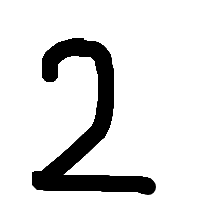
#> input picture 0122/2.png, 200 x 200 px, found by its file name
$ python predict_digit.py
#> lines starting #> are read from the running program, lines starting #| are printed output that depends on the picture
from sklearn import datasets, svm
from matplotlib import pyplot as plt
from PIL import Image
import numpy

digits = datasets.load_digits()

data_train = digits.data
label_train = digits.target

clf = svm.SVC(gamma=0.001)
clf.fit(data_train, label_train)


path = "0122/2.png"
imgfile = Image.open(path).convert("L")
imgfile = imgfile.resize((8,8), Image.Resampling.LANCZOS)
data = numpy.asarray(imgfile,dtype=float)
data = 16 - numpy.floor(17 * data / 256)

plt.imshow(data, cmap="Greys")
plt.show()
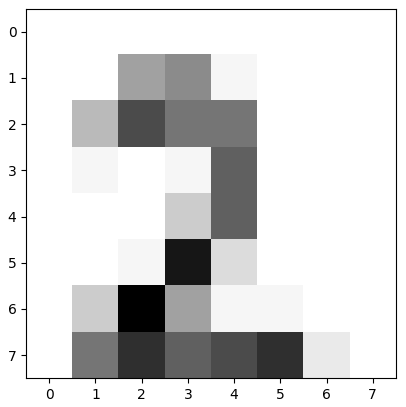
#> figure drawn by matplotlib, 1 panel

data = data.flatten()
#> data = 64 values, max 13 at index 50, min 0 at index 0, mean 2.52
print(data)
#| [ 0.  0.  0.  0.  0.  0.  0.  0.  0.  0.  6.  7.  1.  0.  0.  0.  0.  5.
#|  10.  8.  8.  0.  0.  0.  0.  1.  0.  1.  9.  0.  0.  0.  0.  0.  0.  4.
#|   9.  0.  0.  0.  0.  0.  1. 12.  3.  0.  0.  0.  0.  4. 13.  6.  1.  1.
#|   0.  0.  0.  8. 11.  9. 10. 11.  2.  0.]

n = clf.predict([data])
#> n = [2]
print("予測数字＝",n)
#| 予測数字＝ [2]

$ run again, with 0122/0.png copied over 0122/2.png
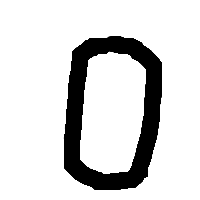
#> input picture 0122/0.png, 200 x 200 px, found by its file name
#> `plt.show()`:
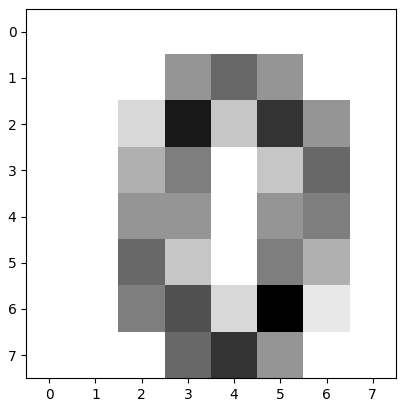
#> figure drawn by matplotlib, 1 panel
#> data = 64 values, max 12 at index 53, min 0 at index 0, mean 2.88
#| [ 0.  0.  0.  0.  0.  0.  0.  0.  0.  0.  0.  6.  8.  6.  0.  0.  0.  0.
#|   3. 11.  4. 10.  6.  0.  0.  0.  5.  7.  0.  4.  8.  0.  0.  0.  6.  6.
#|   0.  6.  7.  0.  0.  0.  8.  4.  0.  7.  5.  0.  0.  0.  7.  9.  3. 12.
#|   2.  0.  0.  0.  0.  8. 10.  6.  0.  0.]
#> n = [0]
#| 予測数字＝ [0]

$ run again, with 0122/10.png copied over 0122/2.png
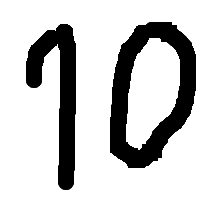
#> input picture 0122/10.png, 200 x 200 px, found by its file name
#> `plt.show()`:
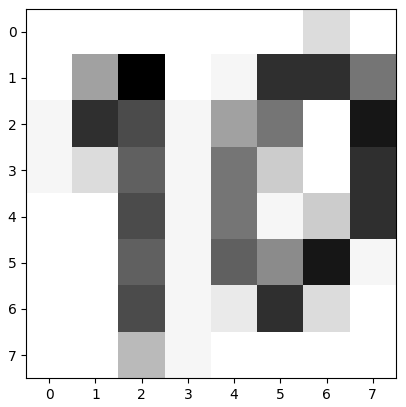
#> figure drawn by matplotlib, 1 panel
#> data = 64 values, max 13 at index 10, min 0 at index 0, mean 3.84
#| [ 0.  0.  0.  0.  0.  0.  3.  0.  0.  6. 13.  0.  1. 11. 11.  8.  1. 11.
#|  10.  1.  6.  8.  0. 12.  1.  3.  9.  1.  8.  4.  0. 11.  0.  0. 10.  1.
#|   8.  1.  4. 11.  0.  0.  9.  1.  9.  7. 12.  1.  0.  0. 10.  1.  2. 11.
#|   3.  0.  0.  0.  5.  1.  0.  0.  0.  0.]
#> n = [9]
#| 予測数字＝ [9]

$ run again, with 0122/3.png copied over 0122/2.png
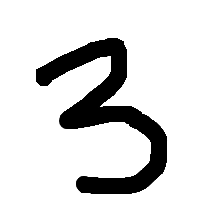
#> input picture 0122/3.png, 200 x 200 px, found by its file name
#> `plt.show()`:
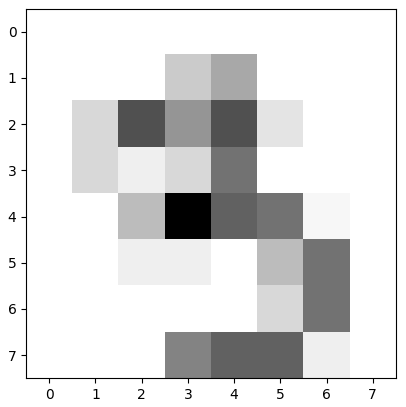
#> figure drawn by matplotlib, 1 panel
#> data = 64 values, max 16 at index 35, min 0 at index 0, mean 2.84
#| [ 0.  0.  0.  0.  0.  0.  0.  0.  0.  0.  0.  5.  7.  0.  0.  0.  0.  4.
#|  12.  8. 12.  3.  0.  0.  0.  4.  2.  4. 10.  0.  0.  0.  0.  0.  6. 16.
#|  11. 10.  1.  0.  0.  0.  2.  2.  0.  6. 10.  0.  0.  0.  0.  0.  0.  4.
#|  10.  0.  0.  0.  0.  9. 11. 11.  2.  0.]
#> n = [9]
#| 予測数字＝ [9]
